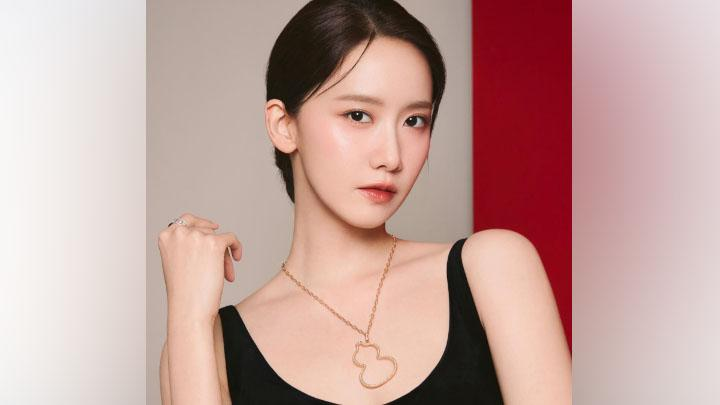
#> input picture yoona2.jpg, 720 x 405 px, found by its file name
$ python code13.py
#> lines starting #> are read from the running program, lines starting #| are printed output that depends on the picture
import cv2 as cv

def main():
  print("Pemisahan dan penggabungan kanal warna pada citra warna")
  img=cv.imread("yoona2.jpg")
#> img is the input picture: shape (405, 720, 3); mean B, G, R 156.9, 162.5, 195.9
  img=cv.cvtColor(img,cv.COLOR_BGR2YCrCb)
#> img: shape (405, 720, 3); mean of channels 0, 1, 2 171.8, 145.2, 119.6
  luminasi,Cr,Cb=cv.split(img)
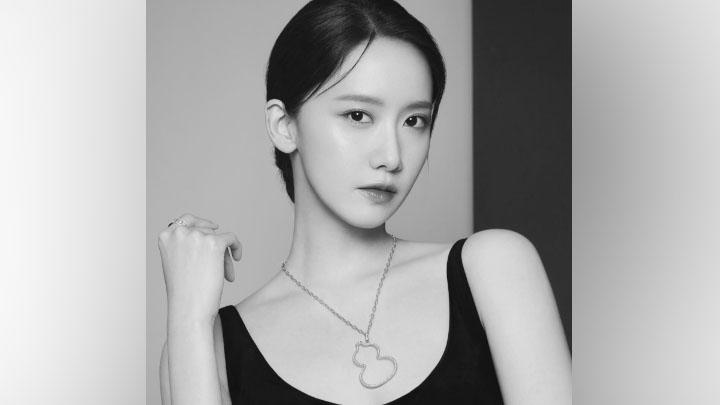
#> luminasi: shape (405, 720); min 2, max 248, mean 171.8
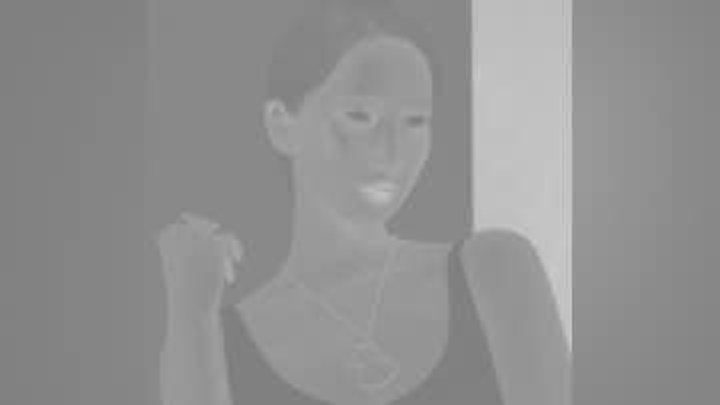
#> Cr: shape (405, 720); min 122, max 202, mean 145.2
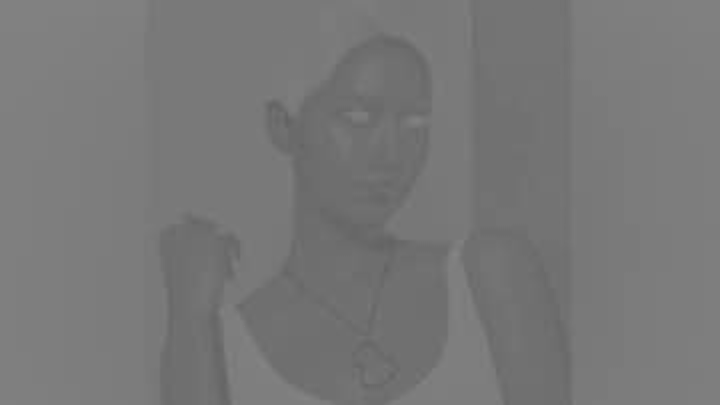
#> Cb: shape (405, 720); min 98, max 133, mean 119.6
  cv.imshow("Kanal luminasi", luminasi)
  cv.imshow("Kanal Cr", Cr)
  cv.imshow("Kanal Cb", Cb)
  imgYCrCb=cv.merge([luminasi,Cr,Cb])
  cv.imshow("Pengabungan 3 kanal", imgYCrCb)
  cv.waitKey(0)
  cv.destroyAllWindows()


if __name__ == "__main__":
  main()
